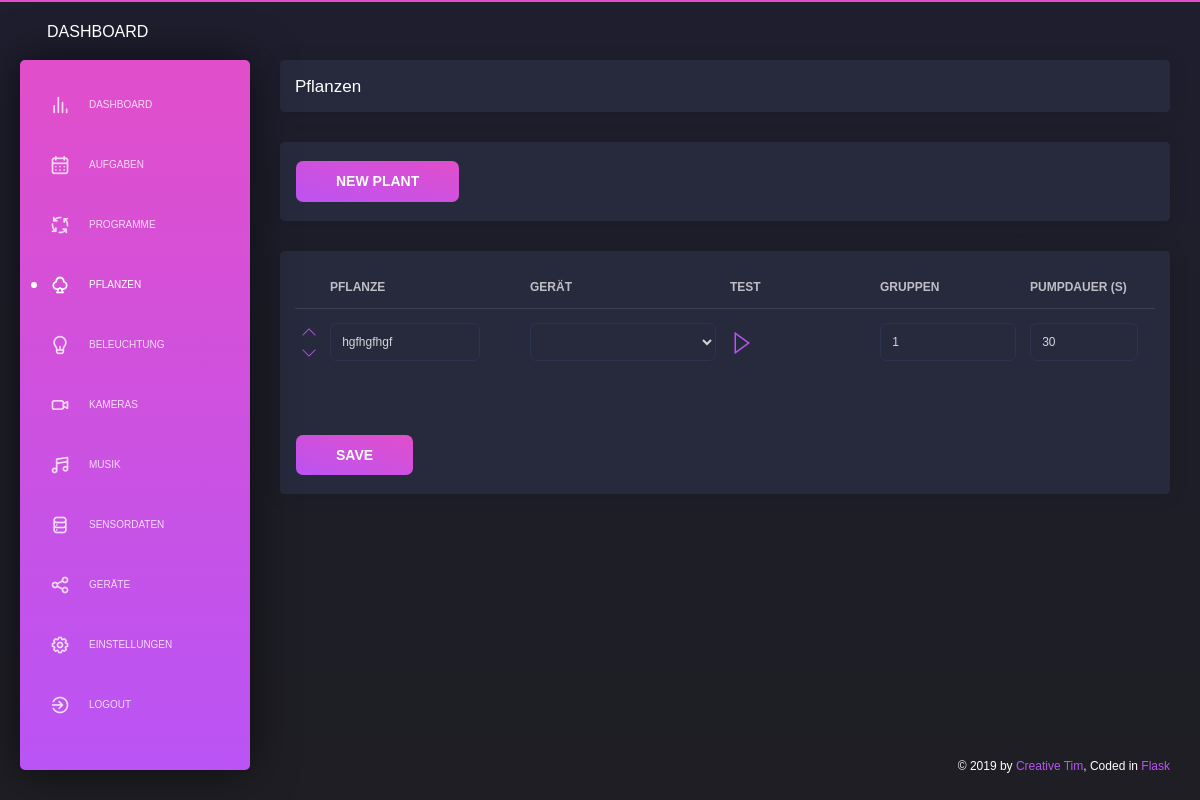
Page /plants (signed in) on the earlier database version.
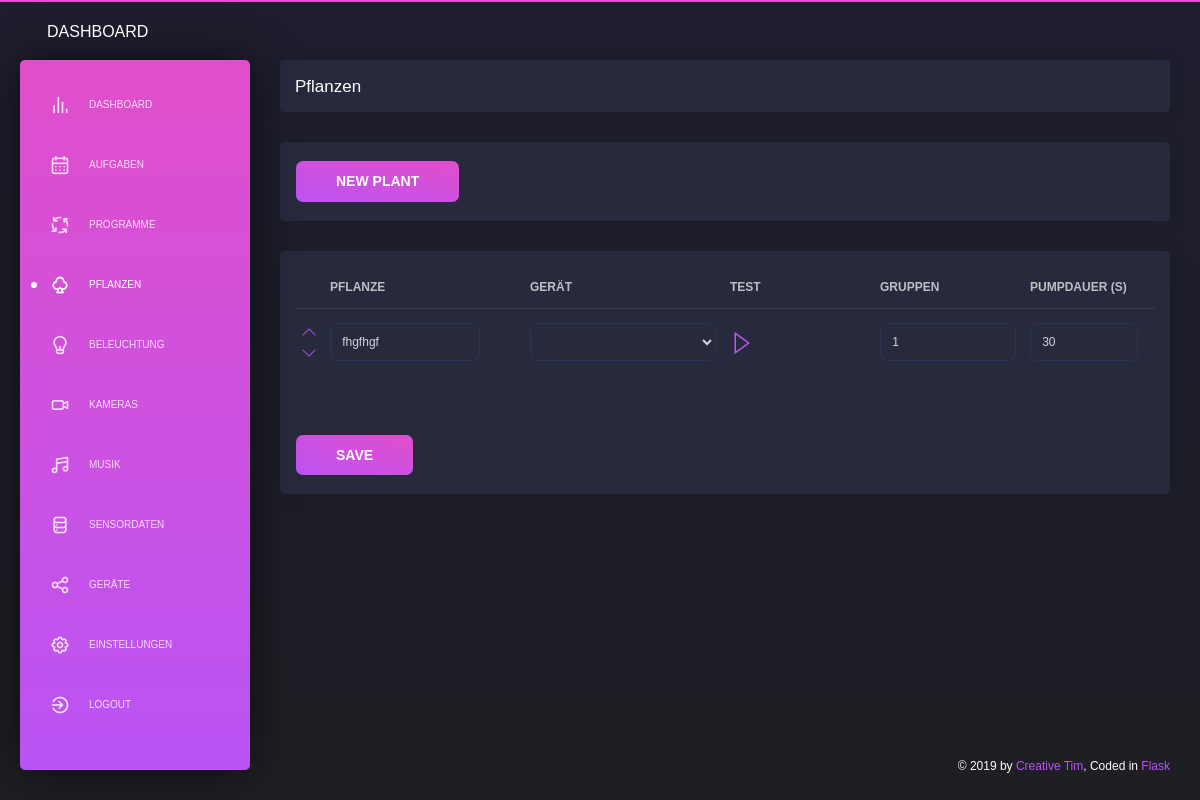
Same page on the later database version.
### app/database/models.py (models this page shows)
class Plants(db.Model):
    __tablename__  = 'plants'
    id                     = db.Column(db.Integer, primary_key=True, autoincrement = True)
    name                   = db.Column(db.String(50), unique=True)
    device_ieeeAddr        = db.Column(db.String(50), db.ForeignKey('devices.ieeeAddr'))
    device                 = db.relationship('Devices')
    group                  = db.Column(db.Integer)
    pump_duration_auto     = db.Column(db.Integer)
    pump_duration_manually = db.Column(db.Integer)
    moisture_level         = db.Column(db.String(50))

### app/sites/plants.py (the view, shortened to what this page needs)
@app.route('/plants', methods=['GET', 'POST'])
@login_required
@permission_required
def plants():
    success_message_change_settings = []
    error_message_change_settings   = []
    success_message_add_plant       = False
    error_message_add_plant         = []
    page_title = 'Icons - Flask Dark Dashboard | AppSeed App Generator'
    page_description = 'Open-Source Flask Dark Dashboard, the icons page.'
    if session.get('test_pump', None) != None:
        success_message_change_settings.append(session.get('test_pump'))
        session['test_pump'] = None
    if session.get('delete_plant_success', None) != None:
        success_message_change_settings.append(session.get('delete_plant_success'))
        session['delete_plant_success'] = None
    if session.get('delete_plant_error', None) != None:
        error_message_change_settings.append(session.get('delete_plant_error'))
        session['delete_plant_error'] = None
    """ ########### """
    """  add plant  """
    """ ########### """
    if request.form.get("add_plant") != None:
        result = ADD_PLANT()
        if result != True:
            error_message_add_plant.append(result)
        else:
            success_message_add_plant = True
    """ ############## """
    """  table plants  """
    """ ############## """
    dropdown_list_watering_controller = GET_ALL_DEVICES("watering_controller")
    list_plants = GET_ALL_PLANTS()
    data = {'navigation': 'plants'}
    timestamp = str(datetime.datetime.now().strftime("%Y-%m-%d %H:%M:%S"))
    return render_template('layouts/default.html',
                            data=data,
                            content=render_template( 'pages/plants.html',
                                                    success_message_change_settings=success_message_change_settings,
                                                    error_message_change_settings=error_message_change_settings,
                                                    success_message_add_plant=success_message_add_plant,
                                                    error_message_add_plant=error_message_add_plant,
                                                    dropdown_list_watering_controller=dropdown_list_watering_controller,
                                                    list_plants=list_plants,
                                                    )
                           )

### app/database/models.py (called while the page is built)
def GET_ALL_PLANTS():
    return Plants.query.all()

def GET_USER_BY_ID(id):
    return User.query.get(int(id))

### app/sites/index.py (called while the page is built)
@login_manager.user_loader
def load_user(user_id):
    return GET_USER_BY_ID(user_id)

### app/sites/plants.py (called while the page is built)
def permission_required(f):
    @wraps(f)
    def wrap(*args, **kwargs):
        try:
            if current_user.role == "administrator":
                return f(*args, **kwargs)
            else:
                return redirect(url_for('logout'))
        except Exception as e:
            print(e)
            return redirect(url_for('logout'))
    return wrap

### app/templates/pages/plants.html (shortened to what the changed rows need)
      <div class="content">
        <div class="row">
          <div class="col-md-12">
            <div class="card">
              <form method="POST">
                <div class="card-body">
                  <div class="table-responsive">
                    <table class="table tablesorter">
                      <thead>
                        <th scope="col" style="width:3%"></th>
                        <th scope="col" style="width:20%" class="minwidth_200">Pflanze</th>
                        <th scope="col" style="width:20%" class="minwidth_200">Gerät</th>
                        <th scope="col" style="width:15%" class="minwidth_150">Test</th>
                        <th scope="col" style="width:15%" class="minwidth_150">Gruppen</th>
                        <th scope="col" style="width:15%" class="minwidth_150">Pumpdauer (s)</th>
                      </thead>
                      <tbody>
                        {% for entry in list_plants %}
                        <tr>
                          <td>
                            <a href="/plants/position/up/{{ entry.id }}#table"><i class="tim-icons icon-minimal-up"></i></a>
                            <a href="/plants/position/down/{{ entry.id }}#table"><i class="tim-icons icon-minimal-down"></i></a>
                          </td>
                          <td>
                            <div class="row justify-content-md-left">
                              <div class="col-sm-10">
                                <input type="text" class="form-control" name="set_name_{{ entry.id }}" value="{{ entry.name }}" />
                              </div>
                            </div>
                          </td>
                          <td>
                            <select class="form-control" data-size="5" name="set_watering_controller_ieeeAddr" style="background-color:#27293D">
                              {% if entry.device_ieeeAddr != "" %}
                                <option value = "{{ entry.device_ieeeAddr }}" > {{ entry.device.name }} </option>
                              {% else %}
                                <option value = "None" > Gerät </option>
                              {% endif %}
                              <option disabled>------------------</option>
                            </select>
                          </td>
                          <td>
                            <a href="/plants/test_pump/{{ entry.id }}#table"><font size="5"><i class='tim-icons icon-triangle-right-17'></i></font></a>
                          </td>
                          <td>
                            <input type="text" class="form-control" name="set_group_{{ entry.id }}" value="{{ entry.group }}" />
                          </td>
                          <td>
                            <div class="row justify-content-md-left">
                              <div class="col-sm-10">
                                {% if entry.device.device_type == "watering_controller auto" %}
                                  {{ entry.pump_duration_auto }}
                                {% else %}
                                  <input type="text" class="form-control" name="set_pump_duration_manually_{{ entry.id }}"
                                  value="{% if entry.pump_duration_manually != None and entry.pump_duration_manually != "None" %}{{ entry.pump_duration_manually }}{% endif %}" />
                                {% endif %}
                              </div>
                            </div>
                          </td>
                        </tr>
                        {% endfor %}
                      </tbody>
                    </table>
                  </div>
                </div>
              </form>
            </div>
          </div>
        </div>
      </div>

Differences in the rows shown:
changed Plants id 1: name "hgfhgfhgf" → "fhgfhgf"
